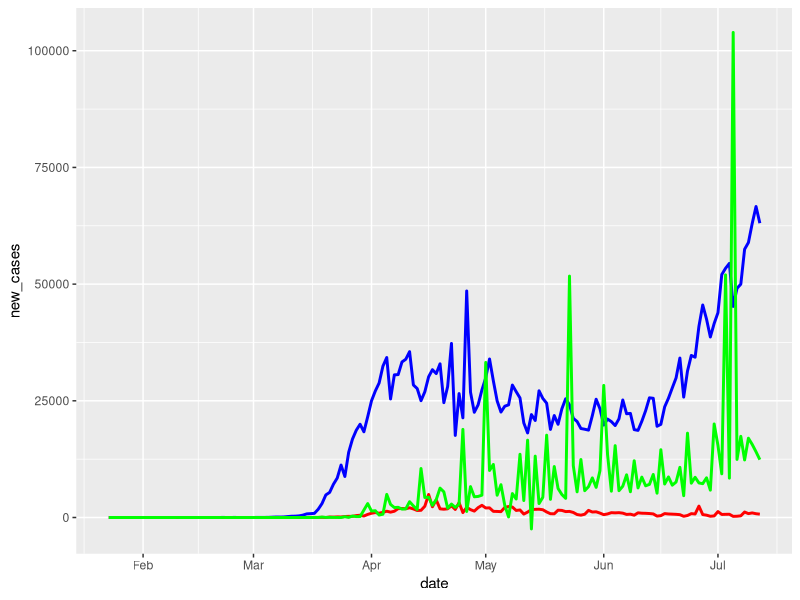
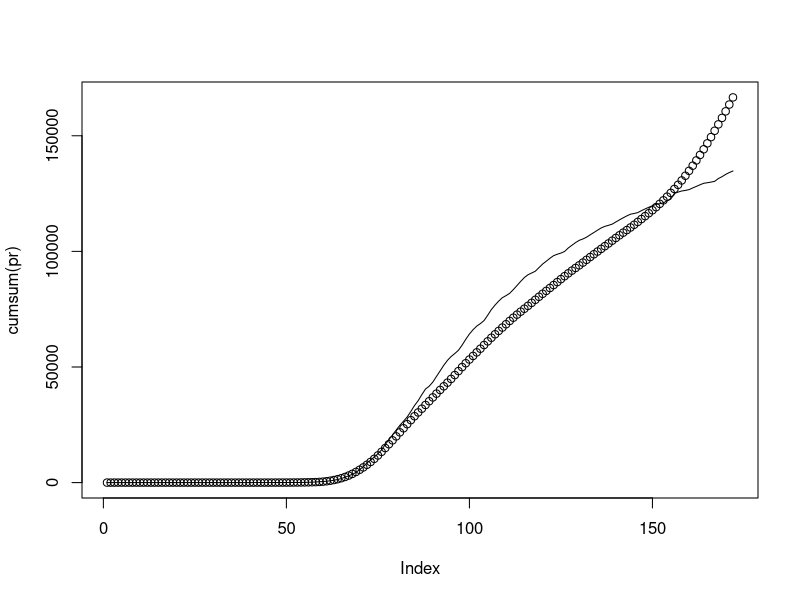
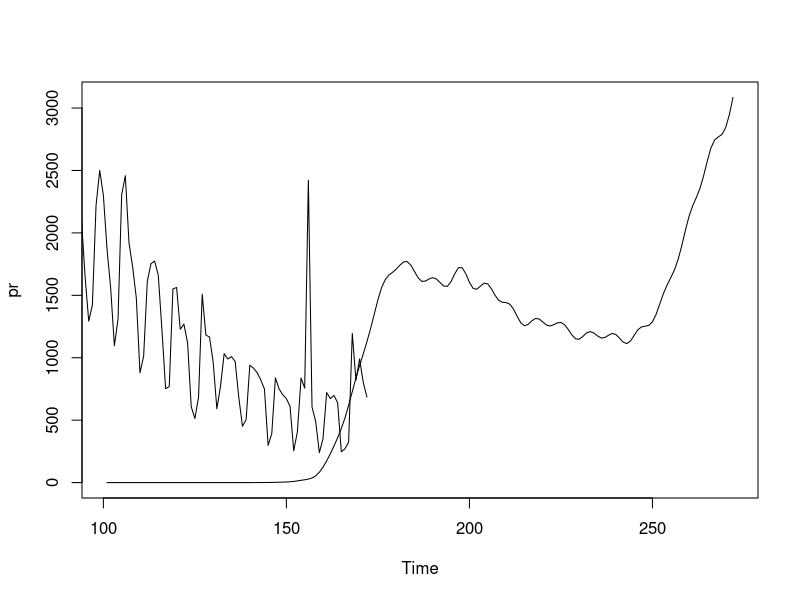
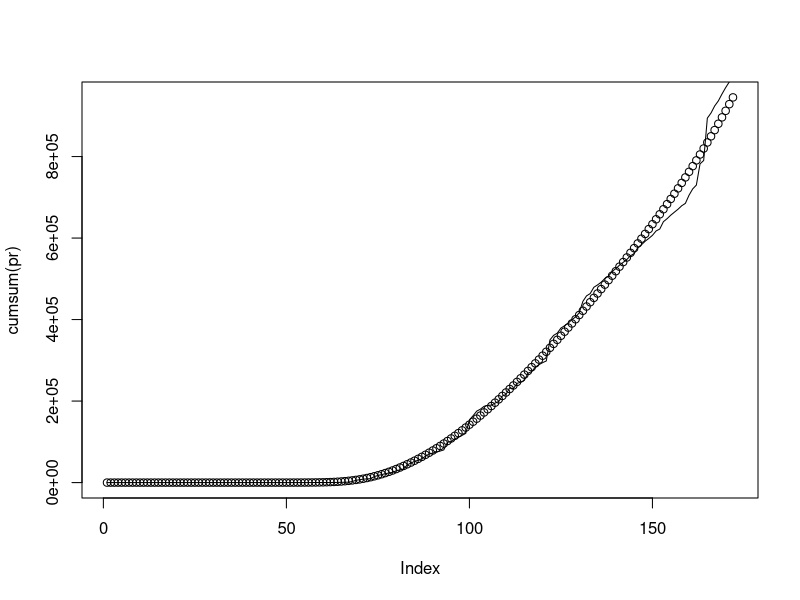
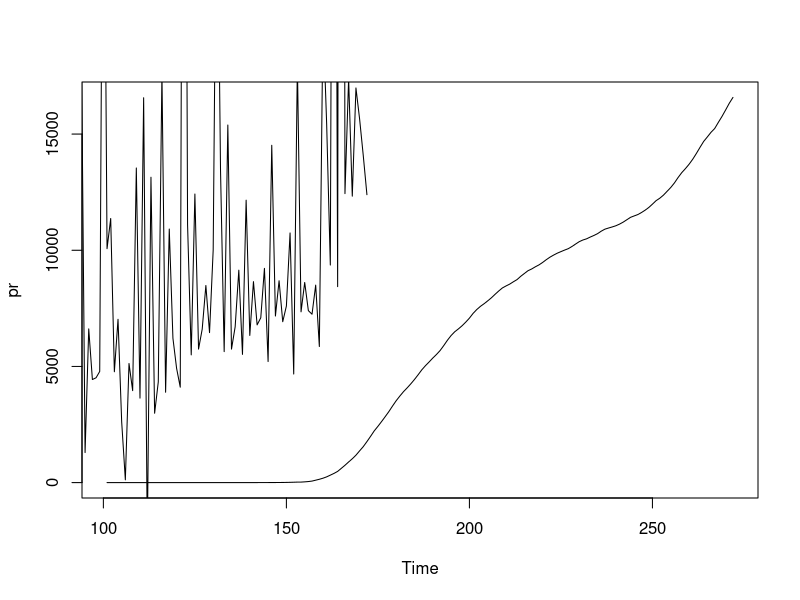

Write the R code that produced these figures, in order.
covid_data <- read.csv("mydata/merged.csv")
covid_data$date <- as.Date(covid_data$date)

library(ggplot2)

extract_region <- function(data, country) {
  res <- covid_data[covid_data$location == country,]
  res$NewCases <- c(0, diff(res$Confirmed))
  res$NewRecovered <- c(0, diff(res$Recovered))
  res$NewDeaths <- c(0, diff(res$Deaths))
  
  res$NewConfirmed[is.na(res$Confirmed)] = 0
  res$NewDeaths[is.na(res$Deaths)] = 0
  
  res$new_cases[is.na(res$new_cases)] = 0
  res$new_deaths[is.na(res$new_deaths)] = 0
  
  res$NewRecovered[is.na(res$Recovered)] = 0
  
  res$DateIndex <- unclass(res$date)
  res$NewCasesSmooth <- loess(NewCases ~ DateIndex, data=res, span=0.1)$fitted
  res$NewRecoveredSmooth <- loess(NewRecovered ~ DateIndex, data=res, span=0.1)$fitted
  res$NewDeathsSmooth <- loess(NewDeaths ~ DateIndex, data=res, span=0.1)$fitted
  res
}


#model here

pred <- function(pad_data, pdf) {
  l <- length(pdf) - 1
  res <- (filter(pad_data, pdf, method = "convolution", sides = 1, circular = FALSE, init = 0))
  return(tail(res,-l))  
}
# 
# pred_grad <- function(pad_data, pdf_grad) {
#   l <- length(pdf) - 1
#   res <- (filter(pad_data, pdf, method = "convolution", sides = 1, circular = FALSE, init = 0))
#   return(tail(res,-l))  
# }

residue <- function(truth, pad_data, pdf) {
  pr <- pred(pad_data,pdf)
#  plot(pr)
#  lines(truth)
  
  return(pr - truth)
}

loss2 <- function(truth, pad_data, pdf) {
  l <- (norm(residue(truth, pad_data, pdf), type="2"))
  #print(l)
  return(l)
}

loss <- function(truth, pad_data, pdf) {
  l <- (norm(cumsum(residue(truth, pad_data, pdf)), type="2"))
  l
}




loss2 <- function(truth, pad_data, pdf) {
  l <- (mean(cumsum(residue(truth, pad_data, pdf))^2/(abs(truth)+1)))
  print(l)
  return(l)
}


loss2 <- function(truth, pad_data, pdf) {
  l <- (mean(cumsum(residue(truth, pad_data, pdf))^2/(abs(cumsum(truth))+1)))
  print(l)
  return(l)
}

softplus <- function(x) {
  ifelse(x > 20, x, log1p(1+exp(x)))
}


softplus_d <- function(x) {
  ifelse(x > 20, 1, 1/(1+exp(-x)))
}

pdf_param <-function(param,l) {
  param[1:2] <- softplus(param[1:2])
  x <- 0:l
  size <- param[2]
  mu <- param[1]
  pdf <- (dnbinom(x, size = param[2], mu = param[1])) * param[3];
  pdf
}

pdf_grad_param <-function(param,l) {
  param_grad <- softplus_d(param[1:2])
  param[1:2] <- softplus(param[1:2])
  x <- 0:l
  size <- param[2]
  mu <- param[1]
  p <- size/(size + mu)
  grad_size <- digamma(x + size) - digamma(size) + log(p) + 1 - p - x/(size + mu)
  grad_p <- size/p - x/(1-p)
  
  
  pdf <- (dnbinom(x, size = param[2], mu = param[1]));
  
  #d_p_size =  size/(size+mu)^2
  d_p_mu <- -size/(size+mu)^2
  grad_mu <- grad_p * d_p_mu
  
  grad_par1 <- grad_mu * param[3] * param_grad[1]
  grad_par2 <- grad_size  * param[3] * param_grad[2]
  
  pdf_grad <- list(
    pdf * grad_par1 ,
    pdf * grad_par2,
    pdf
  )
}

add_pad <- function(data, l) {
  return(c(rep(data[1], l), data))
}

fit <- function(truth, data, l,init = c(7, 1, 30, 1, 0.12), pad = T, method = "CG") {
  if (pad) {
    data <- add_pad(data, l)
  }
  
  eval <- function(truth, pad_data, param){
    loss(truth, data, pdf_param(param, l))
  }
  
  loss_grad_norm <- function(pad_data, pdf_grad) {
    2 * cumsum(pred(pad_data,pdf_grad))
  }
  
  grad <- function(truth, pad_data, param){
    pdf <- pdf_param(param, l)
    res <- cumsum(residue(truth, pad_data, pdf))
    loss <- norm(res, type="2")
    res <- res / (2 * loss)
    
    pdf_grad <- pdf_grad_param(param, l)
    c(
      loss_grad_norm(pad_data, pdf_grad[[1]]) %*%res,
      loss_grad_norm(pad_data, pdf_grad[[2]]) %*%res,
      loss_grad_norm(pad_data, pdf_grad[[3]]) %*%res
    )
  }
  
  s1 <- sum(truth$deaths) + 1
  s2 <- sum(truth$recovered) + 1
  
  fn <-  function(param) {
    l <- eval(truth$deaths, data, c(param[1],param[2], param[5]))/s1 +
      eval(truth$recovered, data, c(param[3],param[4], 1 - param[5]))/s2
    print(l)
    l
  }
  
  gr <-  function(param) {
    #print(param)
    gd <- grad(truth$deaths, data, c(param[1],param[2], param[5])) / s1
    gr <-grad(truth$recovered, data, c(param[3],param[4], 1 - param[5])) / s2
    res <- c  (
      gd[1],
      gd[2],
      gr[1],
      gr[2],
      gd[3]-gr[3]
    )
    print(res)
    res
  } 
  
  if (method == "GD") {
    grad_descend(init, fn, gr, 0.01)
  } else {
   optim(init, fn = fn, gr = gr, method = method)
  }
}



plot_model <- function(truth, data, param, l, pad = T) {
  if (pad) {
    data <- add_pad(data, l)
  }
  pdf <- pdf_param(param, l)
  pr <- pred(data, pdf)
  plot(pr)
  lines(truth)
}


plot_csum_model <- function(truth, data, param, l, pad = T) {
  if (pad) {
    data <- add_pad(data, l)
  }
  pdf <- pdf_param(param, l)
  pr <- pred(data, pdf)
  plot(cumsum(pr))
  lines(cumsum(truth))
}
# 

grad_descend <- function(param, fn, grad, lr) {
  old_res = 0
  res <- fn(param)
  while(abs(old_res-res) > 0.01) {
    param = param - grad(param) * lr
    old_res <- res
    res <- fn(param)
  }
  param
}

country = "US"
data <- extract_region(covid_data, country)

ggplot(data, aes(x = date)) + geom_line(aes(y=new_cases), color = "blue", size = 1) + geom_line(aes(y=new_deaths), color = "red", size = 1) + geom_line(aes(y=NewRecovered), color = "green", size = 1)

#fitting BFGS Nelder-Mead L-BFGS-B CG SANN
mod <- fit(method= "BFGS", list(deaths = data$new_deaths, recovered = data$NewRecovered), data$new_cases, 100, init = c(7, 1, 37, 2, 0.12))
#refine
mod <- fit(method= "Nelder-Mead", list(deaths = data$new_deaths, recovered = data$NewRecovered), data$new_cases, 100, init = mod$par)
#final loss
print(mod$value)

par <- mod$par; par[1:4] <- softplus(par[1:4])
print(par)

plot_csum_model(data$NewDeaths, data$NewCases, c(mod$par[1], mod$par[2], mod$par[5]), 100)
plot_model    (data$NewDeaths, data$NewCases,  c(mod$par[1], mod$par[2], mod$par[5]), 100)


plot_csum_model(data$NewRecovered, data$NewCases, c(mod$par[3], mod$par[4], 1 - mod$par[5]), 100)
plot_model    (data$NewRecovered, data$NewCases,  c(mod$par[3], mod$par[4], 1 -mod$par[5]), 100)